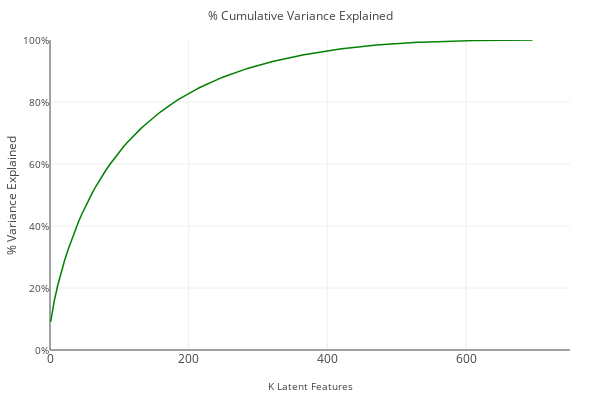

Notebook source saved alongside this figure:
### Code cell
# How much each K latent factor explains variability in the data

klatent = []
cumvar = []
for k in range(1,700,5):
    klatent.append(k)
    cumvar.append(np.sum(explained_variance(s,k)))

trace = go.Scatter(
        x= klatent,
        y= cumvar,            
        mode='linemarkers',
        line=dict(color='Green', width=1.5)
)

layout = go.Layout(
        width = 600,
        height = 400,
        margin = dict(l=50, r=30, t=40, b=50), 
        title = '% Cumulative Variance Explained',    
        titlefont = dict(size=12),    
        yaxis = {
                'title': '% Variance Explained',
                'titlefont': dict(size=12),
                'tickfont' : dict(size=10),
                'tickformat': '.0%',
                'gridwidth': None,
                'range': [0,1]
        },
        xaxis = {
                'title': 'K Latent Features', 
                'titlefont': dict(size=10),
                'range': [0,750]
        }
    )   

fig = go.Figure(data=[trace], layout=layout)
iplot(fig)

### Figure 1 — Plotly figure (JSON) as saved in the notebook; plotly's stock layout.template omitted (floating-point values rounded to 4 significant figures; data arrays with more than 128 entries replaced by an {"elided": "..."} marker saying what was removed)
{"data": [{"line": {"color": "Green", "width": 1.5}, "mode": "linemarkers", "type": "scatter", "x": {"elided": "140 int values"}, "y": {"elided": "140 float values"}}], "layout": {"height": 400, "margin": {"b": 50, "l": 50, "r": 30, "t": 40}, "title": "% Cumulative Variance Explained", "titlefont": {"size": 12}, "width": 600, "xaxis": {"range": [0, 750], "title": "K Latent Features", "titlefont": {"size": 10}}, "yaxis": {"gridwidth": null, "range": [0, 1], "tickfont": {"size": 10}, "tickformat": ".0%", "title": "% Variance Explained", "titlefont": {"size": 12}}}}
